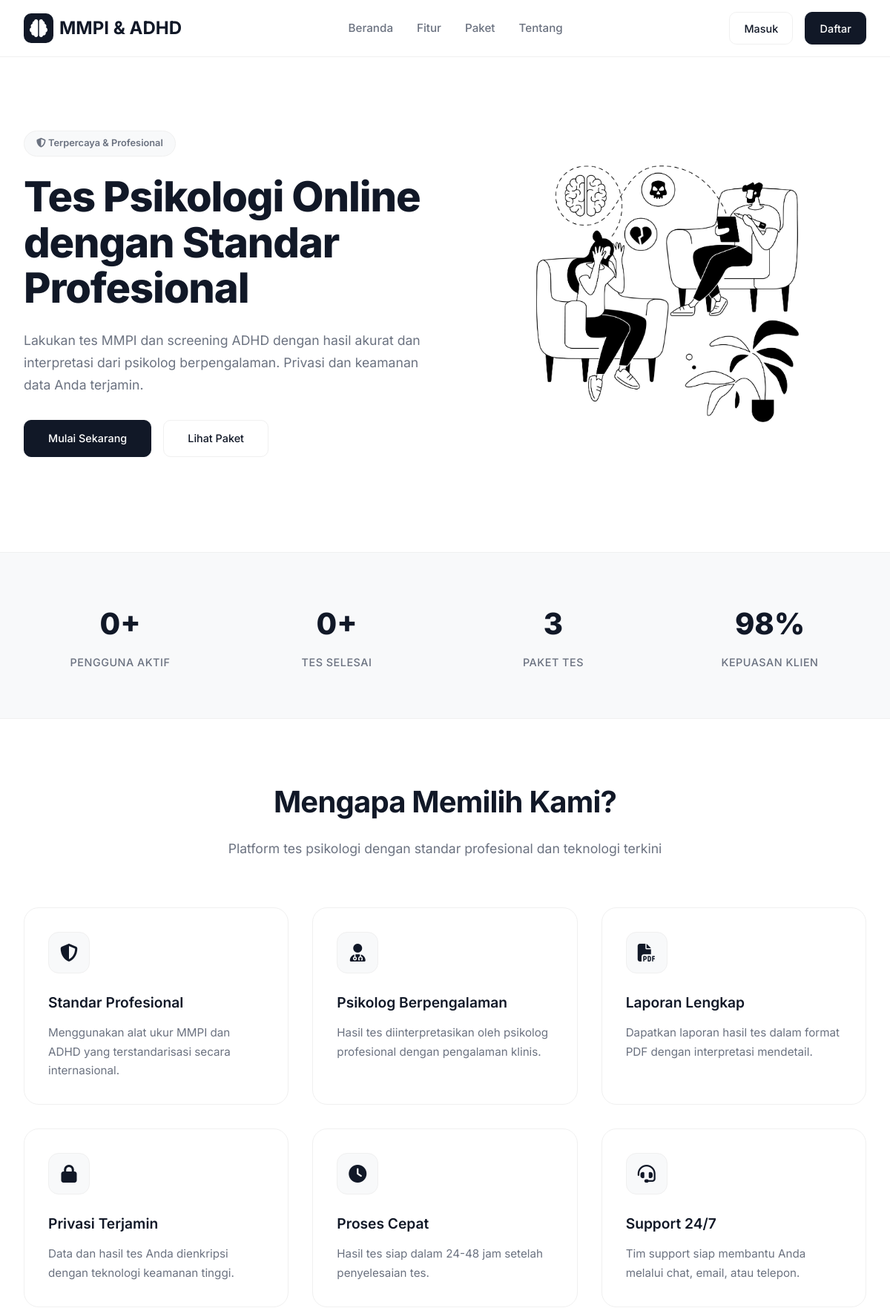
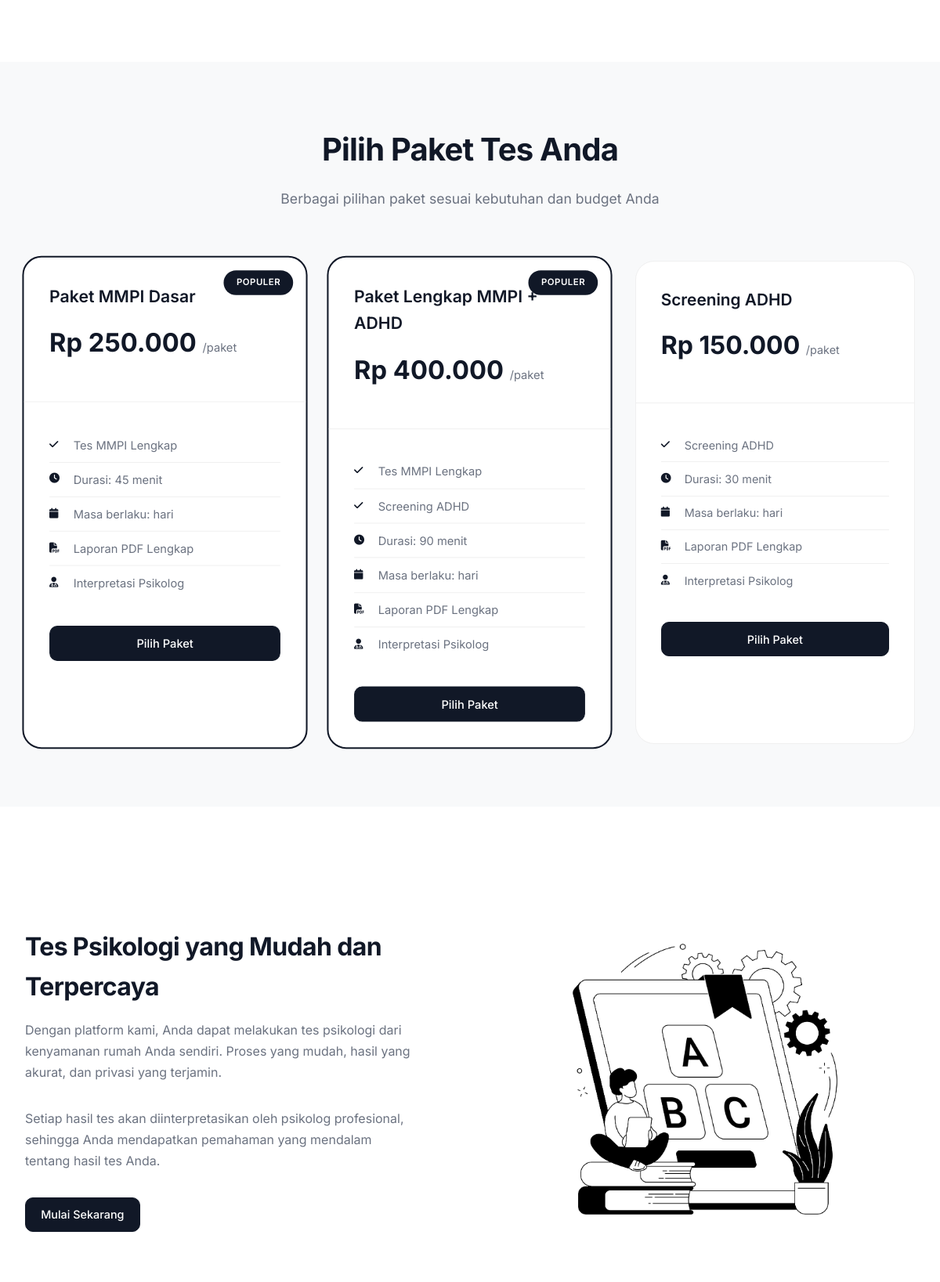
The page / (upper part) on the database its author committed (2 pictures, top to bottom).
### tables this page shows
CREATE TABLE IF NOT EXISTS packages (
    id INT PRIMARY KEY AUTO_INCREMENT,
    package_code VARCHAR(20) UNIQUE NOT NULL,
    name VARCHAR(100) NOT NULL,
    description TEXT,
    price DECIMAL(10,2) DEFAULT 0.00,
    
     
    includes_mmpi BOOLEAN DEFAULT TRUE,
    includes_adhd BOOLEAN DEFAULT FALSE,
    
     
    mmpi_questions_count INT DEFAULT 50,
    adhd_questions_count INT DEFAULT 18,
    
     
    duration_minutes INT DEFAULT 60,
    
     
    display_order INT DEFAULT 0,
    
     
    is_active BOOLEAN DEFAULT TRUE,
    is_featured BOOLEAN DEFAULT FALSE,
    
     
    created_by INT,
    created_at TIMESTAMP DEFAULT CURRENT_TIMESTAMP,
    updated_at TIMESTAMP DEFAULT CURRENT_TIMESTAMP ON UPDATE CURRENT_TIMESTAMP,
    
    FOREIGN KEY (created_by) REFERENCES users(id) ON DELETE SET NULL
);

### index.php (the view, shortened to what this page needs)
<?php
$totalUsers = 0;
$totalTests = 0;
$activePackages = 0;
$featuredPackages = [];
try {
    $conn = getDB();
    $stmt = $conn->prepare("SELECT COUNT(*) as total FROM users WHERE is_active = 1 AND role = 'client'");
    $stmt->execute();
    $result = $stmt->fetch();
    $totalUsers = $result['total'] ?? 0;
    $stmt = $conn->prepare("SELECT COUNT(*) as total FROM test_results");
    $stmt->execute();
    $result = $stmt->fetch();
    $totalTests = $result['total'] ?? 0;
    $stmt = $conn->prepare("SELECT COUNT(*) as total FROM packages WHERE is_active = 1");
    $stmt->execute();
    $result = $stmt->fetch();
    $activePackages = $result['total'] ?? 0;
    $stmt = $conn->prepare("
        SELECT * FROM packages
        WHERE is_active = 1
        ORDER BY is_featured DESC, display_order ASC
        LIMIT 3
    ");
    $stmt->execute();
    $featuredPackages = $stmt->fetchAll();
} catch(Exception $e) {
    error_log("Landing page error: " . $e->getMessage());
}
?>
<!DOCTYPE html>
<html lang="id">
<head>
    <link rel="stylesheet" href="https://cdnjs.cloudflare.com/ajax/libs/font-awesome/6.4.0/css/all.min.css">
</head>
<body>
    <nav class="navbar">
        <div class="navbar-container">
            <a href="#" class="logo">
                <span class="logo-icon"><i class="fas fa-brain"></i></span>
                <?php echo APP_NAME; ?>
            </a>
            <ul class="nav-menu">
                <li><a href="#home" class="nav-link">Beranda</a></li>
                <li><a href="#features" class="nav-link">Fitur</a></li>
                <li><a href="#packages" class="nav-link">Paket</a></li>
                <li><a href="#about" class="nav-link">Tentang</a></li>
            </ul>
            <div class="nav-buttons">
                <a href="login.php" class="btn btn-outline">Masuk</a>
                <a href="register.php" class="btn btn-primary">Daftar</a>
            </div>
        </div>
    </nav>
    <section id="home" class="hero">
        <div class="hero-container">
            <div class="hero-content">
                <span class="hero-badge">
                    <i class="fas fa-shield-alt"></i> Terpercaya & Profesional
                </span>
                <h1 class="hero-title">Tes Psikologi Online dengan Standar Profesional</h1>
                <p class="hero-subtitle">
                    Lakukan tes MMPI dan screening ADHD dengan hasil akurat dan interpretasi dari psikolog berpengalaman. Privasi dan keamanan data Anda terjamin.
                </p>
                <div class="hero-actions">
                    <a href="register.php" class="btn btn-primary" style="padding: 0.8rem 2rem;">Mulai Sekarang</a>
                    <a href="#packages" class="btn btn-outline" style="padding: 0.8rem 2rem;">Lihat Paket</a>
                </div>
            </div>
            <div class="hero-illustration">
                <div class="hero-image">
                    <img src="assets/uploads/ilustrasi/hero1.jpg" alt="" width="500" height="500">
                </div>
            </div>
        </div>
    </section>
    <section class="stats">
        <div class="stats-container">
            <div class="stat-item">
                <div class="stat-number"><?php echo number_format($totalUsers); ?>+</div>
                <div class="stat-label">Pengguna Aktif</div>
            </div>
            <div class="stat-item">
                <div class="stat-number"><?php echo number_format($totalTests); ?>+</div>
                <div class="stat-label">Tes Selesai</div>
            </div>
            <div class="stat-item">
                <div class="stat-number"><?php echo number_format($activePackages); ?></div>
                <div class="stat-label">Paket Tes</div>
            </div>
            <div class="stat-item">
                <div class="stat-number">98%</div>
                <div class="stat-label">Kepuasan Klien</div>
            </div>
        </div>
    </section>
    <section id="features" class="features">
        <div class="section-header">
            <h2 class="section-title">Mengapa Memilih Kami?</h2>
            <p class="section-subtitle">Platform tes psikologi dengan standar profesional dan teknologi terkini</p>
        </div>
        <div class="features-grid">
            <div class="feature-card">
                <div class="feature-icon">
                    <i class="fas fa-shield-alt"></i>
                </div>
                <h3 class="feature-title">Standar Profesional</h3>
                <p class="feature-description">Menggunakan alat ukur MMPI dan ADHD yang terstandarisasi secara internasional.</p>
            </div>
            <div class="feature-card">
                <div class="feature-icon">
                    <i class="fas fa-user-md"></i>
                </div>
                <h3 class="feature-title">Psikolog Berpengalaman</h3>
                <p class="feature-description">Hasil tes diinterpretasikan oleh psikolog profesional dengan pengalaman klinis.</p>
            </div>
            <div class="feature-card">
                <div class="feature-icon">
                    <i class="fas fa-file-pdf"></i>
                </div>
                <h3 class="feature-title">Laporan Lengkap</h3>
                <p class="feature-description">Dapatkan laporan hasil tes dalam format PDF dengan interpretasi mendetail.</p>
            </div>
            <div class="feature-card">
                <div class="feature-icon">
                    <i class="fas fa-lock"></i>
                </div>
                <h3 class="feature-title">Privasi Terjamin</h3>
                <p class="feature-description">Data dan hasil tes Anda dienkripsi dengan teknologi keamanan tinggi.</p>
            </div>
            <div class="feature-card">
                <div class="feature-icon">
                    <i class="fas fa-clock"></i>
                </div>
                <h3 class="feature-title">Proses Cepat</h3>
                <p class="feature-description">Hasil tes siap dalam 24-48 jam setelah penyelesaian tes.</p>
            </div>
            <div class="feature-card">
                <div class="feature-icon">
                    <i class="fas fa-headset"></i>
                </div>
                <h3 class="feature-title">Support 24/7</h3>
                <p class="feature-description">Tim support siap membantu Anda melalui chat, email, atau telepon.</p>
            </div>
        </div>
    </section>
    <section id="packages" class="packages">
        <div class="section-header">
            <h2 class="section-title">Pilih Paket Tes Anda</h2>
            <p class="section-subtitle">Berbagai pilihan paket sesuai kebutuhan dan budget Anda</p>
        </div>
        <div class="packages-grid">
            <?php if (!empty($featuredPackages)): ?>
                <?php foreach ($featuredPackages as $index => $package): ?>
                    <div class="package-card <?php echo $package['is_featured'] ? 'featured' : ''; ?>">
                        <?php if ($package['is_featured']): ?>
                            <span class="package-badge">Populer</span>
                        <?php endif; ?>
                        <div class="package-header">
                            <h3 class="package-name"><?php echo htmlspecialchars($package['name']); ?></h3>
                            <div class="package-price">
                                Rp <?php echo number_format($package['price'], 0, ',', '.'); ?>
                                <small>/paket</small>
                            </div>
                        </div>
                        <div class="package-body">
                            <ul class="package-features">
                                <?php if ($package['includes_mmpi']): ?>
                                    <li><i class="fas fa-check"></i> Tes MMPI Lengkap</li>
                                <?php endif; ?>
                                <?php if ($package['includes_adhd']): ?>
                                    <li><i class="fas fa-check"></i> Screening ADHD</li>
                                <?php endif; ?>
                                <li><i class="fas fa-clock"></i> Durasi: <?php echo $package['duration_minutes']; ?> menit</li>
                                <li><i class="fas fa-calendar"></i> Masa berlaku: <?php echo $package['validity_days']; ?> hari</li>
                                <li><i class="fas fa-file-pdf"></i> Laporan PDF Lengkap</li>
                                <li><i class="fas fa-user-md"></i> Interpretasi Psikolog</li>
                            </ul>
                            <a href="register.php?package=<?php echo $package['id']; ?>" class="btn btn-primary" style="display: block; text-align: center;">
                                Pilih Paket
                            </a>
                        </div>
                    </div>
                <?php endforeach; ?>
            <?php endif; ?>
        </div>
    </section>
    <section id="about" class="illustration-section">
        <div class="illustration-container">
            <div class="illustration-content">
                <h2 class="illustration-title">Tes Psikologi yang Mudah dan Terpercaya</h2>
                <p class="illustration-text">
                    Dengan platform kami, Anda dapat melakukan tes psikologi dari kenyamanan rumah Anda sendiri. Proses yang mudah, hasil yang akurat, dan privasi yang terjamin.
                </p>
                <p class="illustration-text">
                    Setiap hasil tes akan diinterpretasikan oleh psikolog profesional, sehingga Anda mendapatkan pemahaman yang mendalam tentang hasil tes Anda.
                </p>
                <a href="register.php" class="btn btn-primary" style="display: inline-block;">Mulai Sekarang</a>
            </div>
            <div class="illustration-image">
                                  <img src="assets/uploads/ilustrasi/hero2.jpg" alt="" width="500" height="500">
            </div>
        </div>
    </section>
</body>
</html>

### rows shown on the page
packages: is_featured "POPULER", name "Paket MMPI Dasar", price "250.000", includes_mmpi 1 (drawn), duration_minutes "45"
packages: is_featured "POPULER", name "Paket Lengkap MMPI + ADHD", price "400.000", includes_mmpi 1 (drawn), includes_adhd 1 (drawn), duration_minutes "90"
packages: name "Screening ADHD", price "150.000", includes_adhd 1 (drawn), duration_minutes "30"

### other values the page prints
APP_NAME "MMPI & ADHD"
$totalUsers "0"
$totalTests "0"
$activePackages "3"
